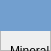
     <widget class="QFrame" name="frame_regional">
      <property name="geometry">
       <rect>
        <x>120</x>
        <y>30</y>
        <width>51</width>
        <height>51</height>
       </rect>
      </property>
      <property name="styleSheet">
       <string notr="true"/>
      </property>
      <property name="frameShape">
       <enum>QFrame::StyledPanel</enum>
      </property>
      <property name="frameShadow">
       <enum>QFrame::Raised</enum>
      </property>
      <widget class="QLabel" name="titulo_regional">
       <property name="geometry">
        <rect>
         <x>0</x>
         <y>0</y>
         <width>451</width>
         <height>31</height>
        </rect>
       </property>
       <property name="font">
        <font>
         <pointsize>12</pointsize>
         <weight>75</weight>
         <bold>true</bold>
        </font>
       </property>
       <property name="styleSheet">
        <string notr="true">background-color: rgb(114, 159, 207);
color: rgb(238, 238, 236);</string>
       </property>
       <property name="text">
        <string>Metamórfismo Regonal o de Contacto</string>
       </property>
       <property name="alignment">
        <set>Qt::AlignCenter</set>
       </property>
      </widget>
      <widget class="QWidget" name="layoutWidget_10">
       <property name="geometry">
        <rect>
         <x>10</x>
         <y>40</y>
         <width>431</width>
         <height>451</height>
        </rect>
       </property>
       <layout class="QVBoxLayout" name="layout_regional">
        <item>
         <layout class="QHBoxLayout" name="horizontalLayout_34">
          <property name="sizeConstraint">
           <enum>QLayout::SetDefaultConstraint</enum>
          </property>
          <item>
           <widget class="QLabel" name="label_regional_mineral">
            <property name="text">
             <string>Mineral</string>
            </property>
           </widget>
          </item>
          <item>
           <widget class="QLineEdit" name="input_reg_mineral"/>
          </item>
         </layout>
        </item>
        <item>
         <layout class="QHBoxLayout" name="horizontalLayout_35">
          <item>
           <widget class="QLabel" name="label_regional_size">
            <property name="text">
             <string>Tamaño</string>
            </property>
           </widget>
          </item>
          <item>
           <widget class="QSpinBox" name="input_reg_size">
            <property name="maximum">
             <number>500</number>
            </property>
           </widget>
          </item>
         </layout>
        </item>
        <item>
         <layout class="QHBoxLayout" name="horizontalLayout_36">
          <item>
           <widget class="QLabel" name="label_regional_forma">
            <property name="text">
             <string>Forma</string>
            </property>
           </widget>
          </item>
          <item>
           <widget class="QComboBox" name="input_reg_forma">
            <item>
             <property name="text">
              <string>---------------</string>
             </property>
            </item>
            <item>
             <property name="text">
              <string>Idioblástico</string>
             </property>
            </item>
            <item>
             <property name="text">
              <string>Subidioblástico (hipidioblástico)</string>
             </property>
            </item>
            <item>
             <property name="text">
              <string>Xenoblástico</string>
             </property>
            </item>
            <item>
             <property name="text">
              <string>Acicular</string>
             </property>
            </item>
           </widget>
          </item>
         </layout>
        </item>
        <item>
         <layout class="QHBoxLayout" name="horizontalLayout_37">
          <item>
           <widget class="QLabel" name="label_regional_borde">
            <property name="text">
             <string>Borde</string>
            </property>
           </widget>
          </item>
          <item>
           <widget class="QComboBox" name="input_reg_borde">
            <item>
             <property name="text">
              <string>---------------</string>
             </property>
            </item>
            <item>
             <property name="text">
              <string>Recto</string>
             </property>
            </item>
            <item>
             <property name="text">
              <string>Curvado</string>
             </property>
            </item>
            <item>
             <property name="text">
              <string>Suturado</string>
             </property>
            </item>
            <item>
             <property name="text">
              <string>Embebido</string>
             </property>
            </item>
            <item>
             <property name="text">
              <string>Cúspides</string>
             </property>
            </item>
            <item>
             <property name="text">
              <string>Festoneado</string>
             </property>
            </item>
            <item>
             <property name="text">
              <string>Irregular</string>
             </property>
            </item>
            <item>
             <property name="text">
              <string>Unilateral</string>
             </property>
            </item>
            <item>
             <property name="text">
              <string>Bilateral</string>
             </property>
            </item>
           </widget>
          </item>
         </layout>
        </item>
        <item>
         <layout class="QHBoxLayout" name="horizontalLayout_38">
          <item>
           <widget class="QLabel" name="label_regional_geometria">
            <property name="text">
             <string>Geometría de borde</string>
            </property>
           </widget>
          </item>
          <item>
           <widget class="QComboBox" name="input_reg_geometria">
            <item>
             <property name="text">
              <string>---------------</string>
             </property>
            </item>
            <item>
             <property name="text">
              <string>Poligonal</string>
             </property>
            </item>
            <item>
             <property name="text">
              <string>Interlobulado</string>
             </property>
            </item>
            <item>
             <property name="text">
              <string>Ameboideo</string>
             </property>
            </item>
           </widget>
          </item>
         </layout>
        </item>
        <item>
         <layout class="QVBoxLayout" name="verticalLayout_13">
          <item>
           <widget class="QLabel" name="label_regional_observa">
            <property name="text">
             <string>Observaciones: </string>
            </property>
            <property name="alignment">
             <set>Qt::AlignCenter</set>
            </property>
           </widget>
          </item>
          <item>
           <widget class="QTextEdit" name="input_reg_observa"/>
          </item>
         </layout>
        </item>
        <item>
         <widget class="QPushButton" name="boton_reg_siguiente_p">
          <property name="text">
           <string>Siguiente Punto</string>
          </property>
         </widget>
        </item>
       </layout>
      </widget>
     </widget>
